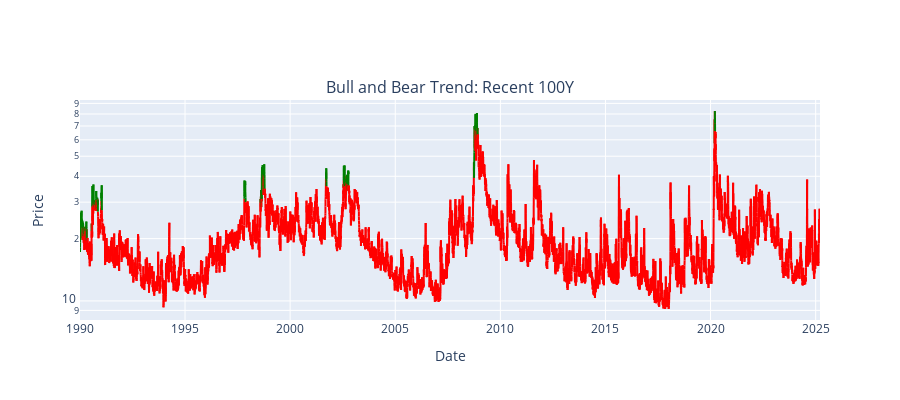

Notebook source saved alongside this figure:
### Code cell
# 生成示例数据

# 测试不同的 time_window 输入
data_test = data["Close"].copy()

time_window = ['100Y' ]
mo.BullBearPlot(data_test, time_window)
